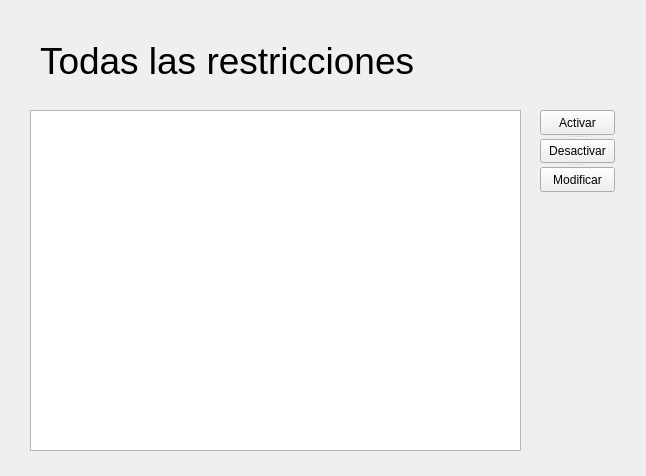
<?xml version="1.0" encoding="UTF-8"?>
<ui version="4.0">
 <class>ListaRestriccionesCl</class>
 <widget class="QWidget" name="ListaRestriccionesCl">
  <property name="geometry">
   <rect>
    <x>0</x>
    <y>0</y>
    <width>646</width>
    <height>476</height>
   </rect>
  </property>
  <property name="windowTitle">
   <string>ListaRestriccionesCl</string>
  </property>
  <widget class="QLabel" name="Title">
   <property name="geometry">
    <rect>
     <x>40</x>
     <y>40</y>
     <width>391</width>
     <height>41</height>
    </rect>
   </property>
   <property name="font">
    <font>
     <pointsize>28</pointsize>
    </font>
   </property>
   <property name="text">
    <string>Todas las restricciones</string>
   </property>
  </widget>
  <widget class="QListWidget" name="listaRest">
   <property name="geometry">
    <rect>
     <x>30</x>
     <y>110</y>
     <width>491</width>
     <height>341</height>
    </rect>
   </property>
  </widget>
  <widget class="QSplitter" name="splitter">
   <property name="geometry">
    <rect>
     <x>540</x>
     <y>110</y>
     <width>75</width>
     <height>82</height>
    </rect>
   </property>
   <property name="orientation">
    <enum>Qt::Orientation::Vertical</enum>
   </property>
   <widget class="QPushButton" name="activar">
    <property name="text">
     <string>Activar</string>
    </property>
   </widget>
   <widget class="QPushButton" name="desactivar">
    <property name="text">
     <string>Desactivar</string>
    </property>
   </widget>
   <widget class="QPushButton" name="modificar">
    <property name="text">
     <string>Modificar</string>
    </property>
   </widget>
  </widget>
 </widget>
 <resources/>
 <connections/>
</ui>
